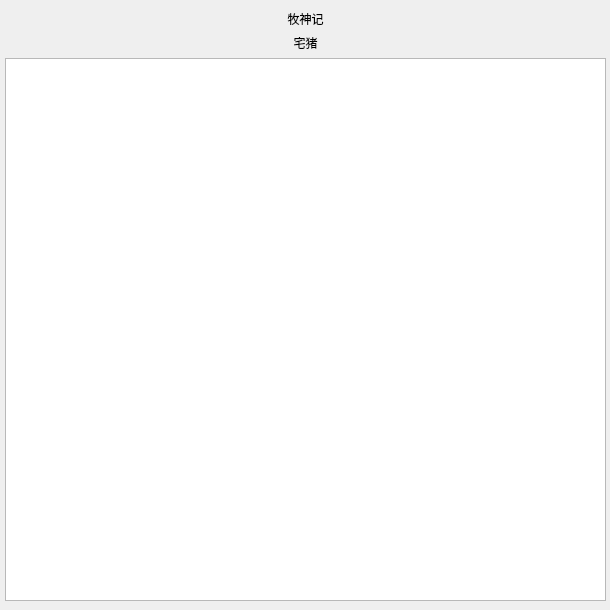
<?xml version="1.0" encoding="UTF-8"?>
<ui version="4.0">
 <class>Form</class>
 <widget class="QWidget" name="Form">
  <property name="geometry">
   <rect>
    <x>0</x>
    <y>0</y>
    <width>610</width>
    <height>610</height>
   </rect>
  </property>
  <property name="minimumSize">
   <size>
    <width>610</width>
    <height>610</height>
   </size>
  </property>
  <property name="windowTitle">
   <string>Form</string>
  </property>
  <widget class="QWidget" name="layoutWidget">
   <property name="geometry">
    <rect>
     <x>5</x>
     <y>10</y>
     <width>601</width>
     <height>591</height>
    </rect>
   </property>
   <layout class="QVBoxLayout" name="verticalLayout">
    <item>
     <widget class="QLabel" name="titleLabel">
      <property name="text">
       <string>牧神记</string>
      </property>
      <property name="alignment">
       <set>Qt::AlignCenter</set>
      </property>
     </widget>
    </item>
    <item>
     <widget class="QLabel" name="authorLabel">
      <property name="text">
       <string>宅猪</string>
      </property>
      <property name="alignment">
       <set>Qt::AlignCenter</set>
      </property>
     </widget>
    </item>
    <item>
     <widget class="QListView" name="catelogListView"/>
    </item>
   </layout>
  </widget>
 </widget>
 <resources/>
 <connections/>
</ui>
